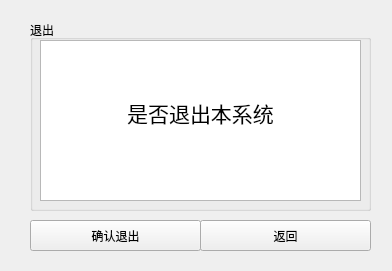
<?xml version="1.0" encoding="UTF-8"?>
<ui version="4.0">
 <class>Form</class>
 <widget class="QWidget" name="Form">
  <property name="geometry">
   <rect>
    <x>0</x>
    <y>0</y>
    <width>392</width>
    <height>271</height>
   </rect>
  </property>
  <property name="windowTitle">
   <string>退出系统</string>
  </property>
  <widget class="QPushButton" name="pushButton">
   <property name="geometry">
    <rect>
     <x>30</x>
     <y>220</y>
     <width>171</width>
     <height>31</height>
    </rect>
   </property>
   <property name="text">
    <string>确认退出</string>
   </property>
  </widget>
  <widget class="QPushButton" name="pushButton_2">
   <property name="geometry">
    <rect>
     <x>200</x>
     <y>220</y>
     <width>171</width>
     <height>31</height>
    </rect>
   </property>
   <property name="text">
    <string>返回</string>
   </property>
  </widget>
  <widget class="QGroupBox" name="groupBox">
   <property name="geometry">
    <rect>
     <x>30</x>
     <y>20</y>
     <width>341</width>
     <height>191</height>
    </rect>
   </property>
   <property name="title">
    <string>退出</string>
   </property>
   <widget class="QTextBrowser" name="textBrowser">
    <property name="geometry">
     <rect>
      <x>10</x>
      <y>20</y>
      <width>321</width>
      <height>161</height>
     </rect>
    </property>
    <property name="html">
     <string>&lt;!DOCTYPE HTML PUBLIC &quot;-//W3C//DTD HTML 4.0//EN&quot; &quot;http://www.w3.org/TR/REC-html40/strict.dtd&quot;&gt;
&lt;html&gt;&lt;head&gt;&lt;meta name=&quot;qrichtext&quot; content=&quot;1&quot; /&gt;&lt;style type=&quot;text/css&quot;&gt;
p, li { white-space: pre-wrap; }
&lt;/style&gt;&lt;/head&gt;&lt;body style=&quot; font-family:'SimSun'; font-size:9pt; font-weight:400; font-style:normal;&quot;&gt;
&lt;p align=&quot;center&quot; style=&quot;-qt-paragraph-type:empty; margin-top:0px; margin-bottom:0px; margin-left:0px; margin-right:0px; -qt-block-indent:0; text-indent:0px;&quot;&gt;&lt;br /&gt;&lt;/p&gt;
&lt;p align=&quot;center&quot; style=&quot;-qt-paragraph-type:empty; margin-top:0px; margin-bottom:0px; margin-left:0px; margin-right:0px; -qt-block-indent:0; text-indent:0px; font-size:12pt;&quot;&gt;&lt;br /&gt;&lt;/p&gt;
&lt;p align=&quot;center&quot; style=&quot;-qt-paragraph-type:empty; margin-top:0px; margin-bottom:0px; margin-left:0px; margin-right:0px; -qt-block-indent:0; text-indent:0px; font-size:12pt;&quot;&gt;&lt;br /&gt;&lt;/p&gt;
&lt;p align=&quot;center&quot; style=&quot; margin-top:0px; margin-bottom:0px; margin-left:0px; margin-right:0px; -qt-block-indent:0; text-indent:0px;&quot;&gt;&lt;span style=&quot; font-size:16pt;&quot;&gt;是否退出本系统&lt;/span&gt;&lt;/p&gt;
&lt;p align=&quot;center&quot; style=&quot;-qt-paragraph-type:empty; margin-top:0px; margin-bottom:0px; margin-left:0px; margin-right:0px; -qt-block-indent:0; text-indent:0px; font-size:12pt;&quot;&gt;&lt;br /&gt;&lt;/p&gt;&lt;/body&gt;&lt;/html&gt;</string>
    </property>
   </widget>
  </widget>
 </widget>
 <resources/>
 <connections/>
</ui>
